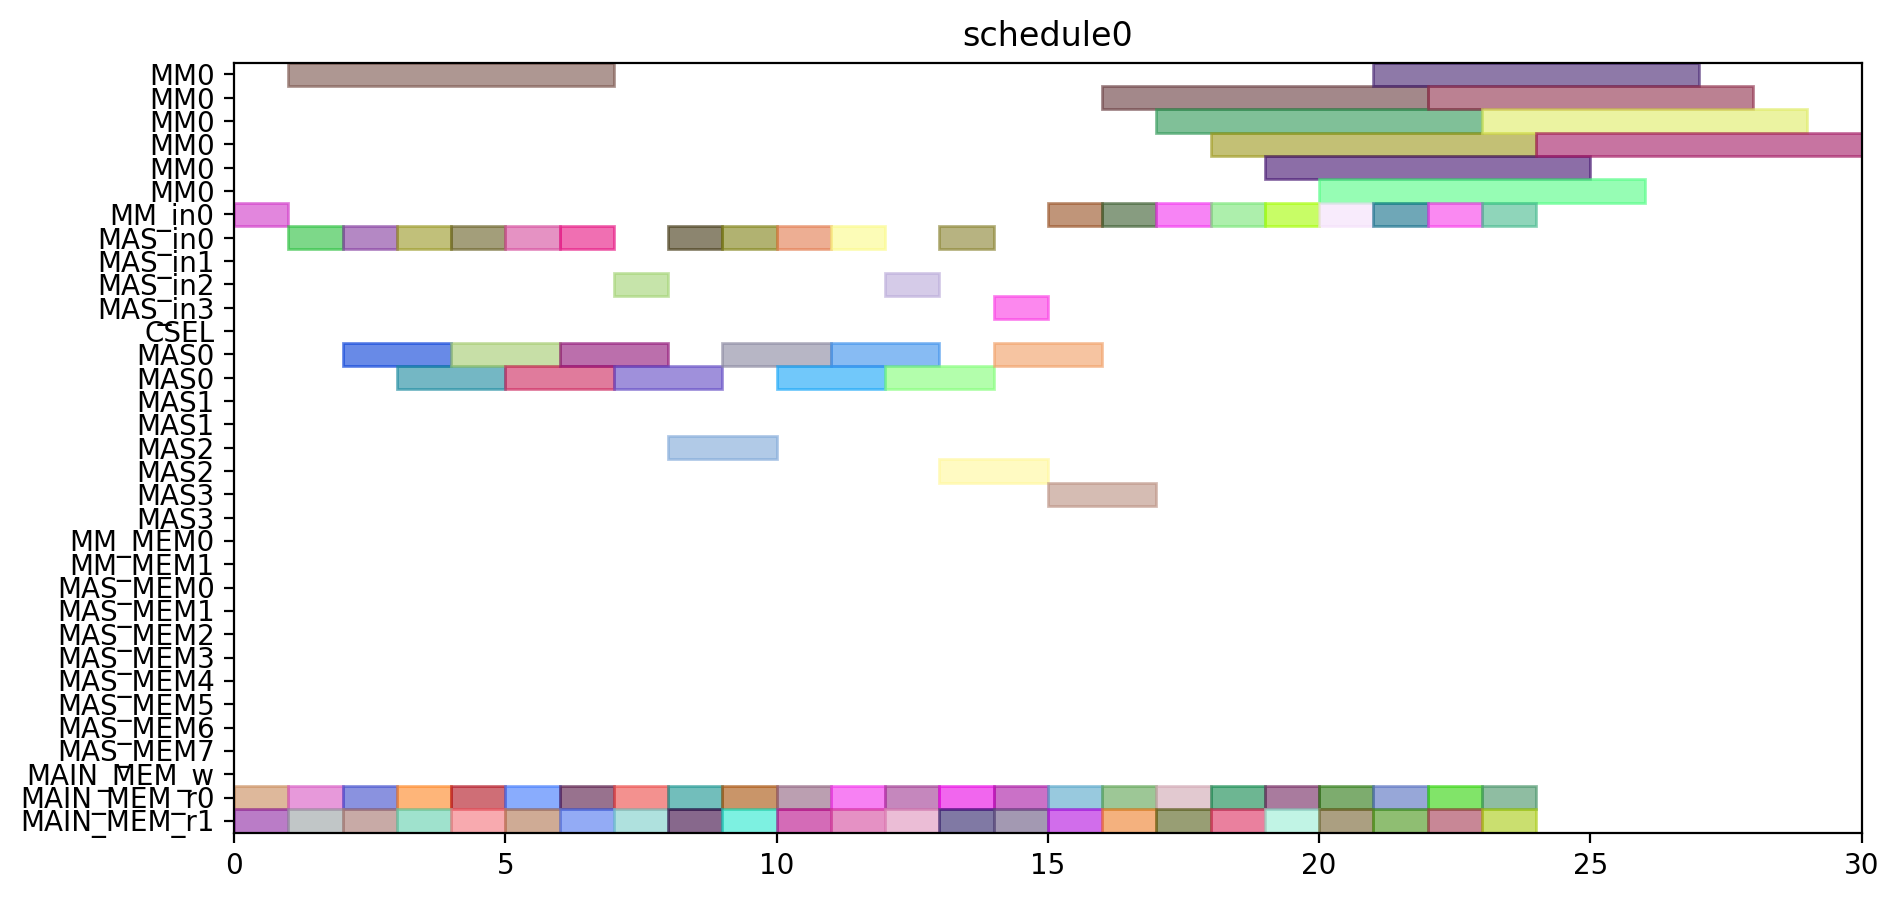

Python code for this plot:
from pyschedule import Scenario, solvers, plotters, alt


def solve():
	horizon = 120
	S = Scenario("schedule0", horizon=horizon)

	# resource
	MM = S.Resources('MM', num=1, size=6)
	MM_in = S.Resources('MM_in', num=1)
	MAS_in = S.Resources('MAS_in', num=4)
	CSEL = S.Resource('CSEL')
	MAS = S.Resources('MAS', num=4, size=2, periods=range(1, horizon))
	MM_MEM = S.Resources('MM_MEM', num=2)
	MAS_MEM = S.Resources('MAS_MEM', num=8)
	MAIN_MEM_w = S.Resource('MAIN_MEM_w', size=1)
	MAIN_MEM_r = S.Resources('MAIN_MEM_r', num=2)

	# result of previous scheduling

	# new tasks
	t0_t0 = S.Task('t0_t0', length=2, delay_cost=1)
	t0_t0 += alt(MAS)
	t0_t0_in = S.Task('t0_t0_in', length=1, delay_cost=1)
	t0_t0_in += alt(MAS_in)
	S += t0_t0_in*MAS_in[0]<=t0_t0*MAS[0]

	S += t0_t0_in*MAS_in[1]<=t0_t0*MAS[1]

	S += t0_t0_in*MAS_in[2]<=t0_t0*MAS[2]

	S += t0_t0_in*MAS_in[3]<=t0_t0*MAS[3]

	t0_t0_mem0 = S.Task('t0_t0_mem0', length=1, delay_cost=1)
	t0_t0_mem0 += MAIN_MEM_r[0]
	S += t0_t0_mem0 <= t0_t0

	t0_t0_mem1 = S.Task('t0_t0_mem1', length=1, delay_cost=1)
	t0_t0_mem1 += MAIN_MEM_r[1]
	S += t0_t0_mem1 <= t0_t0

	t0_t1 = S.Task('t0_t1', length=2, delay_cost=1)
	t0_t1 += alt(MAS)
	t0_t1_in = S.Task('t0_t1_in', length=1, delay_cost=1)
	t0_t1_in += alt(MAS_in)
	S += t0_t1_in*MAS_in[0]<=t0_t1*MAS[0]

	S += t0_t1_in*MAS_in[1]<=t0_t1*MAS[1]

	S += t0_t1_in*MAS_in[2]<=t0_t1*MAS[2]

	S += t0_t1_in*MAS_in[3]<=t0_t1*MAS[3]

	t0_t1_mem0 = S.Task('t0_t1_mem0', length=1, delay_cost=1)
	t0_t1_mem0 += MAIN_MEM_r[0]
	S += t0_t1_mem0 <= t0_t1

	t0_t1_mem1 = S.Task('t0_t1_mem1', length=1, delay_cost=1)
	t0_t1_mem1 += MAIN_MEM_r[1]
	S += t0_t1_mem1 <= t0_t1

	t0_t3 = S.Task('t0_t3', length=6, delay_cost=1)
	t0_t3 += alt(MM)
	t0_t3_in = S.Task('t0_t3_in', length=1, delay_cost=1)
	t0_t3_in += alt(MM_in)
	S += t0_t3_in*MM_in[0]<=t0_t3*MM[0]
	t0_t3_mem0 = S.Task('t0_t3_mem0', length=1, delay_cost=1)
	t0_t3_mem0 += MAIN_MEM_r[0]
	S += t0_t3_mem0 <= t0_t3

	t0_t3_mem1 = S.Task('t0_t3_mem1', length=1, delay_cost=1)
	t0_t3_mem1 += MAIN_MEM_r[1]
	S += t0_t3_mem1 <= t0_t3

	t10 = S.Task('t10', length=2, delay_cost=1)
	t10 += alt(MAS)
	t10_in = S.Task('t10_in', length=1, delay_cost=1)
	t10_in += alt(MAS_in)
	S += t10_in*MAS_in[0]<=t10*MAS[0]

	S += t10_in*MAS_in[1]<=t10*MAS[1]

	S += t10_in*MAS_in[2]<=t10*MAS[2]

	S += t10_in*MAS_in[3]<=t10*MAS[3]

	t10_mem0 = S.Task('t10_mem0', length=1, delay_cost=1)
	t10_mem0 += MAIN_MEM_r[0]
	S += t10_mem0 <= t10

	t10_mem1 = S.Task('t10_mem1', length=1, delay_cost=1)
	t10_mem1 += MAIN_MEM_r[1]
	S += t10_mem1 <= t10

	t11 = S.Task('t11', length=2, delay_cost=1)
	t11 += alt(MAS)
	t11_in = S.Task('t11_in', length=1, delay_cost=1)
	t11_in += alt(MAS_in)
	S += t11_in*MAS_in[0]<=t11*MAS[0]

	S += t11_in*MAS_in[1]<=t11*MAS[1]

	S += t11_in*MAS_in[2]<=t11*MAS[2]

	S += t11_in*MAS_in[3]<=t11*MAS[3]

	t11_mem0 = S.Task('t11_mem0', length=1, delay_cost=1)
	t11_mem0 += MAIN_MEM_r[0]
	S += t11_mem0 <= t11

	t11_mem1 = S.Task('t11_mem1', length=1, delay_cost=1)
	t11_mem1 += MAIN_MEM_r[1]
	S += t11_mem1 <= t11

	t3_t0 = S.Task('t3_t0', length=6, delay_cost=1)
	t3_t0 += alt(MM)
	t3_t0_in = S.Task('t3_t0_in', length=1, delay_cost=1)
	t3_t0_in += alt(MM_in)
	S += t3_t0_in*MM_in[0]<=t3_t0*MM[0]
	t3_t0_mem0 = S.Task('t3_t0_mem0', length=1, delay_cost=1)
	t3_t0_mem0 += MAIN_MEM_r[0]
	S += t3_t0_mem0 <= t3_t0

	t3_t0_mem1 = S.Task('t3_t0_mem1', length=1, delay_cost=1)
	t3_t0_mem1 += MAIN_MEM_r[1]
	S += t3_t0_mem1 <= t3_t0

	t3_t1 = S.Task('t3_t1', length=6, delay_cost=1)
	t3_t1 += alt(MM)
	t3_t1_in = S.Task('t3_t1_in', length=1, delay_cost=1)
	t3_t1_in += alt(MM_in)
	S += t3_t1_in*MM_in[0]<=t3_t1*MM[0]
	t3_t1_mem0 = S.Task('t3_t1_mem0', length=1, delay_cost=1)
	t3_t1_mem0 += MAIN_MEM_r[0]
	S += t3_t1_mem0 <= t3_t1

	t3_t1_mem1 = S.Task('t3_t1_mem1', length=1, delay_cost=1)
	t3_t1_mem1 += MAIN_MEM_r[1]
	S += t3_t1_mem1 <= t3_t1

	t3_t2 = S.Task('t3_t2', length=2, delay_cost=1)
	t3_t2 += alt(MAS)
	t3_t2_in = S.Task('t3_t2_in', length=1, delay_cost=1)
	t3_t2_in += alt(MAS_in)
	S += t3_t2_in*MAS_in[0]<=t3_t2*MAS[0]

	S += t3_t2_in*MAS_in[1]<=t3_t2*MAS[1]

	S += t3_t2_in*MAS_in[2]<=t3_t2*MAS[2]

	S += t3_t2_in*MAS_in[3]<=t3_t2*MAS[3]

	t3_t2_mem0 = S.Task('t3_t2_mem0', length=1, delay_cost=1)
	t3_t2_mem0 += MAIN_MEM_r[0]
	S += t3_t2_mem0 <= t3_t2

	t3_t2_mem1 = S.Task('t3_t2_mem1', length=1, delay_cost=1)
	t3_t2_mem1 += MAIN_MEM_r[1]
	S += t3_t2_mem1 <= t3_t2

	t3_t3 = S.Task('t3_t3', length=2, delay_cost=1)
	t3_t3 += alt(MAS)
	t3_t3_in = S.Task('t3_t3_in', length=1, delay_cost=1)
	t3_t3_in += alt(MAS_in)
	S += t3_t3_in*MAS_in[0]<=t3_t3*MAS[0]

	S += t3_t3_in*MAS_in[1]<=t3_t3*MAS[1]

	S += t3_t3_in*MAS_in[2]<=t3_t3*MAS[2]

	S += t3_t3_in*MAS_in[3]<=t3_t3*MAS[3]

	t3_t3_mem0 = S.Task('t3_t3_mem0', length=1, delay_cost=1)
	t3_t3_mem0 += MAIN_MEM_r[0]
	S += t3_t3_mem0 <= t3_t3

	t3_t3_mem1 = S.Task('t3_t3_mem1', length=1, delay_cost=1)
	t3_t3_mem1 += MAIN_MEM_r[1]
	S += t3_t3_mem1 <= t3_t3

	t4_t0 = S.Task('t4_t0', length=2, delay_cost=1)
	t4_t0 += alt(MAS)
	t4_t0_in = S.Task('t4_t0_in', length=1, delay_cost=1)
	t4_t0_in += alt(MAS_in)
	S += t4_t0_in*MAS_in[0]<=t4_t0*MAS[0]

	S += t4_t0_in*MAS_in[1]<=t4_t0*MAS[1]

	S += t4_t0_in*MAS_in[2]<=t4_t0*MAS[2]

	S += t4_t0_in*MAS_in[3]<=t4_t0*MAS[3]

	t4_t0_mem0 = S.Task('t4_t0_mem0', length=1, delay_cost=1)
	t4_t0_mem0 += MAIN_MEM_r[0]
	S += t4_t0_mem0 <= t4_t0

	t4_t0_mem1 = S.Task('t4_t0_mem1', length=1, delay_cost=1)
	t4_t0_mem1 += MAIN_MEM_r[1]
	S += t4_t0_mem1 <= t4_t0

	t4_t1 = S.Task('t4_t1', length=2, delay_cost=1)
	t4_t1 += alt(MAS)
	t4_t1_in = S.Task('t4_t1_in', length=1, delay_cost=1)
	t4_t1_in += alt(MAS_in)
	S += t4_t1_in*MAS_in[0]<=t4_t1*MAS[0]

	S += t4_t1_in*MAS_in[1]<=t4_t1*MAS[1]

	S += t4_t1_in*MAS_in[2]<=t4_t1*MAS[2]

	S += t4_t1_in*MAS_in[3]<=t4_t1*MAS[3]

	t4_t1_mem0 = S.Task('t4_t1_mem0', length=1, delay_cost=1)
	t4_t1_mem0 += MAIN_MEM_r[0]
	S += t4_t1_mem0 <= t4_t1

	t4_t1_mem1 = S.Task('t4_t1_mem1', length=1, delay_cost=1)
	t4_t1_mem1 += MAIN_MEM_r[1]
	S += t4_t1_mem1 <= t4_t1

	t4_t3 = S.Task('t4_t3', length=6, delay_cost=1)
	t4_t3 += alt(MM)
	t4_t3_in = S.Task('t4_t3_in', length=1, delay_cost=1)
	t4_t3_in += alt(MM_in)
	S += t4_t3_in*MM_in[0]<=t4_t3*MM[0]
	t4_t3_mem0 = S.Task('t4_t3_mem0', length=1, delay_cost=1)
	t4_t3_mem0 += MAIN_MEM_r[0]
	S += t4_t3_mem0 <= t4_t3

	t4_t3_mem1 = S.Task('t4_t3_mem1', length=1, delay_cost=1)
	t4_t3_mem1 += MAIN_MEM_r[1]
	S += t4_t3_mem1 <= t4_t3

	t5_t0 = S.Task('t5_t0', length=6, delay_cost=1)
	t5_t0 += alt(MM)
	t5_t0_in = S.Task('t5_t0_in', length=1, delay_cost=1)
	t5_t0_in += alt(MM_in)
	S += t5_t0_in*MM_in[0]<=t5_t0*MM[0]
	t5_t0_mem0 = S.Task('t5_t0_mem0', length=1, delay_cost=1)
	t5_t0_mem0 += MAIN_MEM_r[0]
	S += t5_t0_mem0 <= t5_t0

	t5_t0_mem1 = S.Task('t5_t0_mem1', length=1, delay_cost=1)
	t5_t0_mem1 += MAIN_MEM_r[1]
	S += t5_t0_mem1 <= t5_t0

	t5_t1 = S.Task('t5_t1', length=6, delay_cost=1)
	t5_t1 += alt(MM)
	t5_t1_in = S.Task('t5_t1_in', length=1, delay_cost=1)
	t5_t1_in += alt(MM_in)
	S += t5_t1_in*MM_in[0]<=t5_t1*MM[0]
	t5_t1_mem0 = S.Task('t5_t1_mem0', length=1, delay_cost=1)
	t5_t1_mem0 += MAIN_MEM_r[0]
	S += t5_t1_mem0 <= t5_t1

	t5_t1_mem1 = S.Task('t5_t1_mem1', length=1, delay_cost=1)
	t5_t1_mem1 += MAIN_MEM_r[1]
	S += t5_t1_mem1 <= t5_t1

	t5_t2 = S.Task('t5_t2', length=2, delay_cost=1)
	t5_t2 += alt(MAS)
	t5_t2_in = S.Task('t5_t2_in', length=1, delay_cost=1)
	t5_t2_in += alt(MAS_in)
	S += t5_t2_in*MAS_in[0]<=t5_t2*MAS[0]

	S += t5_t2_in*MAS_in[1]<=t5_t2*MAS[1]

	S += t5_t2_in*MAS_in[2]<=t5_t2*MAS[2]

	S += t5_t2_in*MAS_in[3]<=t5_t2*MAS[3]

	t5_t2_mem0 = S.Task('t5_t2_mem0', length=1, delay_cost=1)
	t5_t2_mem0 += MAIN_MEM_r[0]
	S += t5_t2_mem0 <= t5_t2

	t5_t2_mem1 = S.Task('t5_t2_mem1', length=1, delay_cost=1)
	t5_t2_mem1 += MAIN_MEM_r[1]
	S += t5_t2_mem1 <= t5_t2

	t5_t3 = S.Task('t5_t3', length=2, delay_cost=1)
	t5_t3 += alt(MAS)
	t5_t3_in = S.Task('t5_t3_in', length=1, delay_cost=1)
	t5_t3_in += alt(MAS_in)
	S += t5_t3_in*MAS_in[0]<=t5_t3*MAS[0]

	S += t5_t3_in*MAS_in[1]<=t5_t3*MAS[1]

	S += t5_t3_in*MAS_in[2]<=t5_t3*MAS[2]

	S += t5_t3_in*MAS_in[3]<=t5_t3*MAS[3]

	t5_t3_mem0 = S.Task('t5_t3_mem0', length=1, delay_cost=1)
	t5_t3_mem0 += MAIN_MEM_r[0]
	S += t5_t3_mem0 <= t5_t3

	t5_t3_mem1 = S.Task('t5_t3_mem1', length=1, delay_cost=1)
	t5_t3_mem1 += MAIN_MEM_r[1]
	S += t5_t3_mem1 <= t5_t3

	t6_t0 = S.Task('t6_t0', length=6, delay_cost=1)
	t6_t0 += alt(MM)
	t6_t0_in = S.Task('t6_t0_in', length=1, delay_cost=1)
	t6_t0_in += alt(MM_in)
	S += t6_t0_in*MM_in[0]<=t6_t0*MM[0]
	t6_t0_mem0 = S.Task('t6_t0_mem0', length=1, delay_cost=1)
	t6_t0_mem0 += MAIN_MEM_r[0]
	S += t6_t0_mem0 <= t6_t0

	t6_t0_mem1 = S.Task('t6_t0_mem1', length=1, delay_cost=1)
	t6_t0_mem1 += MAIN_MEM_r[1]
	S += t6_t0_mem1 <= t6_t0

	t6_t1 = S.Task('t6_t1', length=6, delay_cost=1)
	t6_t1 += alt(MM)
	t6_t1_in = S.Task('t6_t1_in', length=1, delay_cost=1)
	t6_t1_in += alt(MM_in)
	S += t6_t1_in*MM_in[0]<=t6_t1*MM[0]
	t6_t1_mem0 = S.Task('t6_t1_mem0', length=1, delay_cost=1)
	t6_t1_mem0 += MAIN_MEM_r[0]
	S += t6_t1_mem0 <= t6_t1

	t6_t1_mem1 = S.Task('t6_t1_mem1', length=1, delay_cost=1)
	t6_t1_mem1 += MAIN_MEM_r[1]
	S += t6_t1_mem1 <= t6_t1

	t6_t2 = S.Task('t6_t2', length=2, delay_cost=1)
	t6_t2 += alt(MAS)
	t6_t2_in = S.Task('t6_t2_in', length=1, delay_cost=1)
	t6_t2_in += alt(MAS_in)
	S += t6_t2_in*MAS_in[0]<=t6_t2*MAS[0]

	S += t6_t2_in*MAS_in[1]<=t6_t2*MAS[1]

	S += t6_t2_in*MAS_in[2]<=t6_t2*MAS[2]

	S += t6_t2_in*MAS_in[3]<=t6_t2*MAS[3]

	t6_t2_mem0 = S.Task('t6_t2_mem0', length=1, delay_cost=1)
	t6_t2_mem0 += MAIN_MEM_r[0]
	S += t6_t2_mem0 <= t6_t2

	t6_t2_mem1 = S.Task('t6_t2_mem1', length=1, delay_cost=1)
	t6_t2_mem1 += MAIN_MEM_r[1]
	S += t6_t2_mem1 <= t6_t2

	t6_t3 = S.Task('t6_t3', length=2, delay_cost=1)
	t6_t3 += alt(MAS)
	t6_t3_in = S.Task('t6_t3_in', length=1, delay_cost=1)
	t6_t3_in += alt(MAS_in)
	S += t6_t3_in*MAS_in[0]<=t6_t3*MAS[0]

	S += t6_t3_in*MAS_in[1]<=t6_t3*MAS[1]

	S += t6_t3_in*MAS_in[2]<=t6_t3*MAS[2]

	S += t6_t3_in*MAS_in[3]<=t6_t3*MAS[3]

	t6_t3_mem0 = S.Task('t6_t3_mem0', length=1, delay_cost=1)
	t6_t3_mem0 += MAIN_MEM_r[0]
	S += t6_t3_mem0 <= t6_t3

	t6_t3_mem1 = S.Task('t6_t3_mem1', length=1, delay_cost=1)
	t6_t3_mem1 += MAIN_MEM_r[1]
	S += t6_t3_mem1 <= t6_t3

	t7_t0 = S.Task('t7_t0', length=6, delay_cost=1)
	t7_t0 += alt(MM)
	t7_t0_in = S.Task('t7_t0_in', length=1, delay_cost=1)
	t7_t0_in += alt(MM_in)
	S += t7_t0_in*MM_in[0]<=t7_t0*MM[0]
	t7_t0_mem0 = S.Task('t7_t0_mem0', length=1, delay_cost=1)
	t7_t0_mem0 += MAIN_MEM_r[0]
	S += t7_t0_mem0 <= t7_t0

	t7_t0_mem1 = S.Task('t7_t0_mem1', length=1, delay_cost=1)
	t7_t0_mem1 += MAIN_MEM_r[1]
	S += t7_t0_mem1 <= t7_t0

	t7_t1 = S.Task('t7_t1', length=6, delay_cost=1)
	t7_t1 += alt(MM)
	t7_t1_in = S.Task('t7_t1_in', length=1, delay_cost=1)
	t7_t1_in += alt(MM_in)
	S += t7_t1_in*MM_in[0]<=t7_t1*MM[0]
	t7_t1_mem0 = S.Task('t7_t1_mem0', length=1, delay_cost=1)
	t7_t1_mem0 += MAIN_MEM_r[0]
	S += t7_t1_mem0 <= t7_t1

	t7_t1_mem1 = S.Task('t7_t1_mem1', length=1, delay_cost=1)
	t7_t1_mem1 += MAIN_MEM_r[1]
	S += t7_t1_mem1 <= t7_t1

	t7_t2 = S.Task('t7_t2', length=2, delay_cost=1)
	t7_t2 += alt(MAS)
	t7_t2_in = S.Task('t7_t2_in', length=1, delay_cost=1)
	t7_t2_in += alt(MAS_in)
	S += t7_t2_in*MAS_in[0]<=t7_t2*MAS[0]

	S += t7_t2_in*MAS_in[1]<=t7_t2*MAS[1]

	S += t7_t2_in*MAS_in[2]<=t7_t2*MAS[2]

	S += t7_t2_in*MAS_in[3]<=t7_t2*MAS[3]

	t7_t2_mem0 = S.Task('t7_t2_mem0', length=1, delay_cost=1)
	t7_t2_mem0 += MAIN_MEM_r[0]
	S += t7_t2_mem0 <= t7_t2

	t7_t2_mem1 = S.Task('t7_t2_mem1', length=1, delay_cost=1)
	t7_t2_mem1 += MAIN_MEM_r[1]
	S += t7_t2_mem1 <= t7_t2

	t7_t3 = S.Task('t7_t3', length=2, delay_cost=1)
	t7_t3 += alt(MAS)
	t7_t3_in = S.Task('t7_t3_in', length=1, delay_cost=1)
	t7_t3_in += alt(MAS_in)
	S += t7_t3_in*MAS_in[0]<=t7_t3*MAS[0]

	S += t7_t3_in*MAS_in[1]<=t7_t3*MAS[1]

	S += t7_t3_in*MAS_in[2]<=t7_t3*MAS[2]

	S += t7_t3_in*MAS_in[3]<=t7_t3*MAS[3]

	t7_t3_mem0 = S.Task('t7_t3_mem0', length=1, delay_cost=1)
	t7_t3_mem0 += MAIN_MEM_r[0]
	S += t7_t3_mem0 <= t7_t3

	t7_t3_mem1 = S.Task('t7_t3_mem1', length=1, delay_cost=1)
	t7_t3_mem1 += MAIN_MEM_r[1]
	S += t7_t3_mem1 <= t7_t3

	solvers.mip.solve(S,msg=1,kind='CPLEX',ratio_gap=1.01)

	solution = [['hoge']*len(S.solution()[1]) for i in range(len(S.solution()))]
	for i in range(len(S.solution())):
		for j in range(len(S.solution()[i])):
			solution[i][j]=str(S.solution()[i][j])
	print(solution)

	cycles = int(solution[-1][3])

	pic_file_name = "/home/mfukuda/ABE/multiRAM_multiMAS_16mux/scheduling_result/stage6MM1_stage2MAS4/SQR012345/schedule0.png"
	if(S.solution() != []):
		plotters.matplotlib.plot(S,img_filename=pic_file_name, show_task_labels=False, fig_size=(cycles*0.25+3, 5))

	return solution
